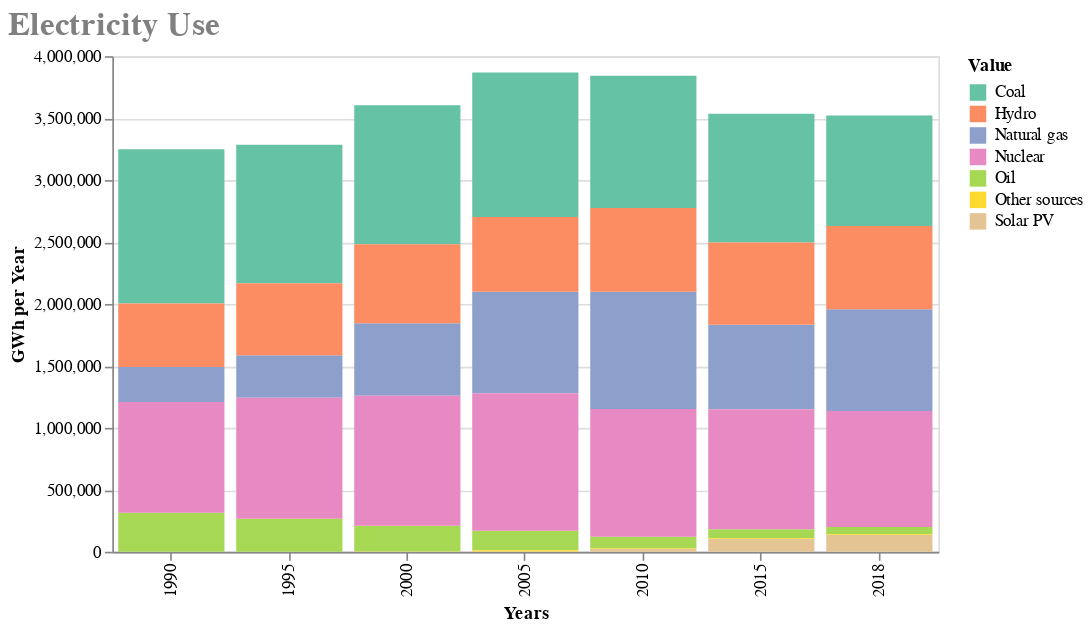

This figure's notebook cell:
### Code cell
input_dropdown = alt.binding_select(options=['Europe','Asia','Africa', "Oceania", "North America", "South America"])
selection = alt.selection_single(fields=['Continent'], bind=input_dropdown, name='Choose',init={'Continent': "Europe"})

chart = alt.Chart(data_overall_energy).mark_bar().encode(
    x='Year:N',
    y='Variety:Q',
    color=alt.Color('Value:N',scale=alt.Scale(scheme='set2')),
    tooltip=["Variety", "Year", "Continent", "Value"]

).properties(
  width=500,
  height=300).add_selection(selection).transform_filter(selection).configure_title(
    fontSize=20,
    font='Courier',
    anchor='start',
    color='gray'
)

chart.encoding.x.title = 'Years'
chart.encoding.y.title = 'GWh per Year'
chart.properties(title = "Electricity Use")

### Figure 1 — Vega-Lite specification as saved in the notebook (floating-point values rounded to 4 significant figures; data arrays with more than 128 entries replaced by an {"elided": "..."} marker saying what was removed)
{"config": {"view": {"continuousWidth": 400, "continuousHeight": 300}, "title": {"anchor": "start", "color": "gray", "font": "Courier", "fontSize": 20}}, "data": {"name": "data-bcdb353ed74afd61f09e42ffb9c1e7d3"}, "mark": "bar", "encoding": {"color": {"type": "nominal", "field": "Value", "scale": {"scheme": "set2"}}, "tooltip": [{"type": "quantitative", "field": "Variety"}, {"type": "quantitative", "field": "Year"}, {"type": "nominal", "field": "Continent"}, {"type": "nominal", "field": "Value"}], "x": {"type": "nominal", "field": "Year", "title": "Years"}, "y": {"type": "quantitative", "field": "Variety", "title": "GWh per Year"}}, "height": 300, "selection": {"Choose": {"type": "single", "fields": ["Continent"], "bind": {"input": "select", "options": ["Europe", "Asia", "Africa", "Oceania", "North America", "South America"]}, "init": {"Continent": "Europe"}}}, "title": "Electricity Use", "transform": [{"filter": {"selection": "Choose"}}], "width": 500, "$schema": "https://vega.github.io/schema/vega-lite/v4.8.1.json", "datasets": {"data-bcdb353ed74afd61f09e42ffb9c1e7d3": {"elided": "294 records"}}}
